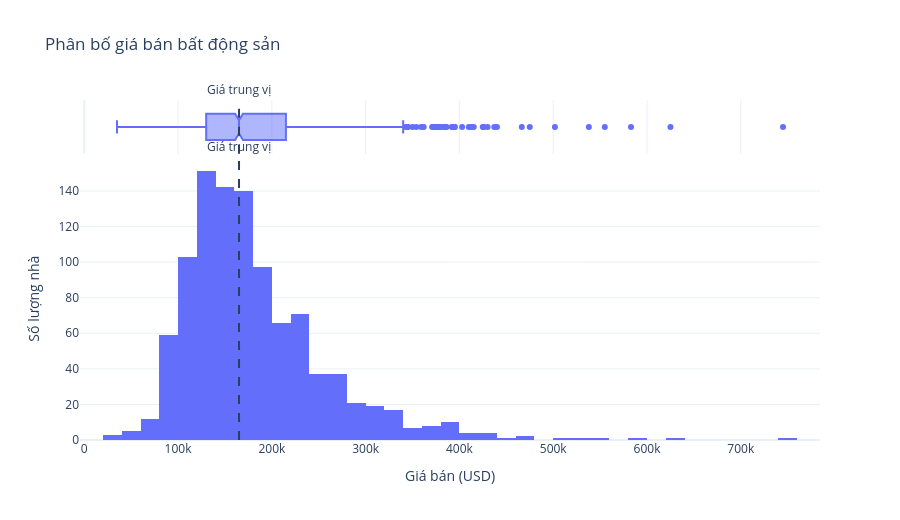

Notebook source saved alongside this figure:
### Markdown cell above
Biểu đồ phân bố giá nhà tương tác

### Code cell
import plotly.express as px

fig = px.histogram(
    df,
    x="SalePrice",
    nbins=50,
    marginal="box",
    title="Phân bố giá bán bất động sản",
    labels={
        "SalePrice": "Giá bán (USD)"
    }
)

median_price = df["SalePrice"].median()

fig.add_vline(
    x=median_price,
    line_dash="dash",
    annotation_text="Giá trung vị",
    annotation_position="top"
)

fig.update_layout(
    template="plotly_white",
    height=520,
    xaxis_title="Giá bán (USD)",
    yaxis_title="Số lượng nhà"
)

fig.show()

### Figure 1 — Plotly figure (JSON) as saved in the notebook; plotly's stock layout.template omitted (floating-point values rounded to 4 significant figures; data arrays with more than 128 entries replaced by an {"elided": "..."} marker saying what was removed)
{"data": [{"bingroup": "x", "hovertemplate": "Giá bán (USD)=%{x}<br>count=%{y}<extra></extra>", "legendgroup": "", "marker": {"color": "#636efa", "pattern": {"shape": ""}}, "name": "", "nbinsx": 50, "orientation": "v", "showlegend": false, "type": "histogram", "x": {"elided": "1022 int values"}, "xaxis": "x", "yaxis": "y"}, {"hovertemplate": "Giá bán (USD)=%{x}<extra></extra>", "legendgroup": "", "marker": {"color": "#636efa"}, "name": "", "notched": true, "showlegend": false, "type": "box", "x": {"elided": "1022 int values"}, "xaxis": "x2", "yaxis": "y2"}], "layout": {"annotations": [{"showarrow": false, "text": "Giá trung vị", "x": 165000, "xanchor": "center", "xref": "x", "y": 1, "yanchor": "bottom", "yref": "y domain"}, {"showarrow": false, "text": "Giá trung vị", "x": 165000, "xanchor": "center", "xref": "x2", "y": 1, "yanchor": "bottom", "yref": "y2 domain"}], "barmode": "relative", "height": 520, "legend": {"tracegroupgap": 0}, "shapes": [{"line": {"dash": "dash"}, "type": "line", "x0": 165000, "x1": 165000, "xref": "x", "y0": 0, "y1": 1, "yref": "y domain"}, {"line": {"dash": "dash"}, "type": "line", "x0": 165000, "x1": 165000, "xref": "x2", "y0": 0, "y1": 1, "yref": "y2 domain"}], "title": {"text": "Phân bố giá bán bất động sản"}, "xaxis": {"anchor": "y", "domain": [0, 1], "title": {"text": "Giá bán (USD)"}}, "xaxis2": {"anchor": "y2", "domain": [0, 1], "matches": "x", "showgrid": true, "showticklabels": false}, "yaxis": {"anchor": "x", "domain": [0, 0.8316], "title": {"text": "Số lượng nhà"}}, "yaxis2": {"anchor": "x2", "domain": [0.8416, 1], "matches": "y2", "showgrid": false, "showline": false, "showticklabels": false, "ticks": ""}}}
